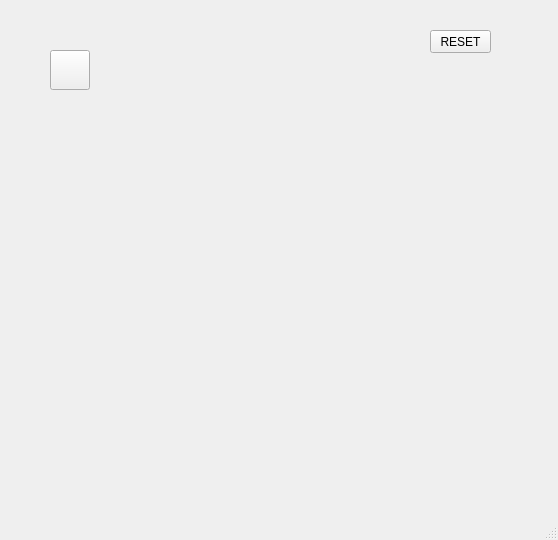
<?xml version="1.0" encoding="UTF-8"?>
<ui version="4.0">
 <class>MainWindow</class>
 <widget class="QMainWindow" name="MainWindow">
  <property name="geometry">
   <rect>
    <x>0</x>
    <y>0</y>
    <width>558</width>
    <height>540</height>
   </rect>
  </property>
  <property name="windowTitle">
   <string>MainWindow</string>
  </property>
  <widget class="QWidget" name="centralwidget">
   <widget class="QPushButton" name="pb">
    <property name="geometry">
     <rect>
      <x>430</x>
      <y>30</y>
      <width>61</width>
      <height>23</height>
     </rect>
    </property>
    <property name="text">
     <string>RESET</string>
    </property>
   </widget>
   <widget class="QPushButton" name="pb1">
    <property name="geometry">
     <rect>
      <x>50</x>
      <y>50</y>
      <width>40</width>
      <height>40</height>
     </rect>
    </property>
    <property name="text">
     <string/>
    </property>
    <property name="icon">
     <iconset>
      <normaloff>0.png</normaloff>0.png</iconset>
    </property>
    <property name="iconSize">
     <size>
      <width>40</width>
      <height>40</height>
     </size>
    </property>
   </widget>
  </widget>
  <widget class="QMenuBar" name="menubar">
   <property name="geometry">
    <rect>
     <x>0</x>
     <y>0</y>
     <width>558</width>
     <height>21</height>
    </rect>
   </property>
  </widget>
  <widget class="QStatusBar" name="statusbar"/>
 </widget>
 <resources/>
 <connections/>
</ui>
